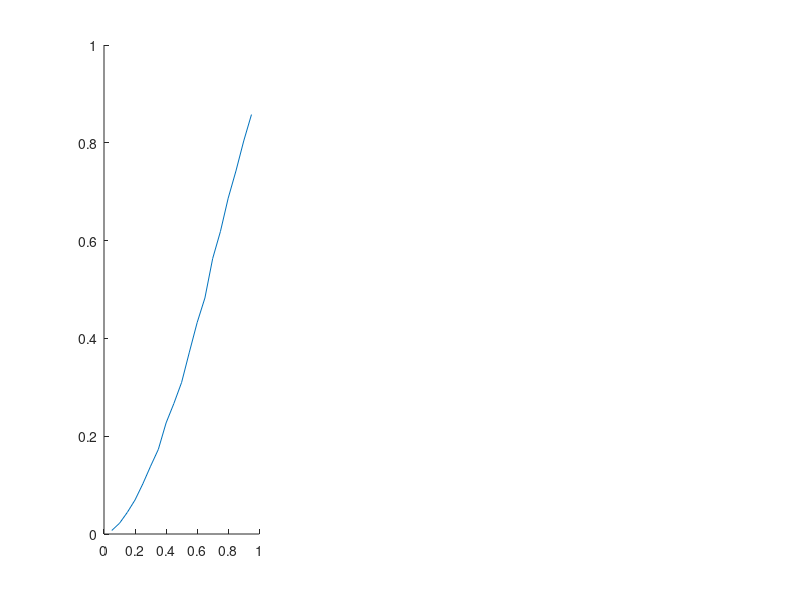

Write the MATLAB code that produced this figure. (Note: this script raises an error after producing the figure.)
clc;clear;close all hidden;
addpath(genpath('../GL_classes/'));
load("edge2.mat");
%% ER Curve Fit
figure;
subplot(1,3,1); hold on;
edge_spread_ER = edge_spread_ER/20^2;
plot(er_param,edge_spread_ER)
f = fit(er_param',edge_spread_ER,'poly3')
plot(er_param,f.p1*er_param.^3+ f.p2*er_param.^2 + f.p3*er_param + f.p4);
% plot(er_param,graphs.get_edge_spread('er',er_param,20));

%% BA Curve Fit
subplot(1,3,2); hold on;
edge_spread_BA = edge_spread_BA/20;
plot(ba_param,edge_spread_BA)
f = fit(ba_param',edge_spread_BA,'poly3')
plot(ba_param,f.p1*ba_param.^3+ f.p2*ba_param.^2 + f.p3*ba_param + f.p4);
% plot(ba_param,graphs.get_edge_spread('pa',ba_param,10));

%% RND Curve Fit
subplot(1,3,3); hold on;
edge_spread_RND = edge_spread_RND/20^2;
plot(rnd_param,edge_spread_RND)
f = fit(rnd_param',edge_spread_RND,'gauss1')
plot(rnd_param,f.a1*exp(-((rnd_param-f.b1)/f.c1).^2));
% plot(rnd_param,graphs.get_edge_spread('gaussian',rnd_param,20));
%%
load("edge2_n10.mat");
%% ER Curve Fit
subplot(1,3,1); hold on;
edge_spread_ER = edge_spread_ER/10^2;
plot(er_param,edge_spread_ER)
f = fit(er_param',edge_spread_ER,'poly3')
% plot(er_param,f.p1*er_param.^3+ f.p2*er_param.^2 + f.p3*er_param + f.p4);
% plot(er_param,graphs.get_edge_spread('er',er_param,20));

%% BA Curve Fit
subplot(1,3,2); hold on;
edge_spread_BA = edge_spread_BA/10;
plot(ba_param,edge_spread_BA)
f = fit(ba_param',edge_spread_BA,'poly3')
% plot(ba_param,f.p1*ba_param.^3+ f.p2*ba_param.^2 + f.p3*ba_param + f.p4);
% plot(ba_param,graphs.get_edge_spread('pa',ba_param,10));

%% RND Curve Fit
subplot(1,3,3); hold on;
edge_spread_RND = edge_spread_RND/10^2;
plot(rnd_param,edge_spread_RND)
f = fit(rnd_param',edge_spread_RND,'gauss1')
% plot(rnd_param,f.a1*exp(-((rnd_param-f.b1)/f.c1).^2));
% plot(rnd_param,graphs.get_edge_spread('gaussian',rnd_param,20));